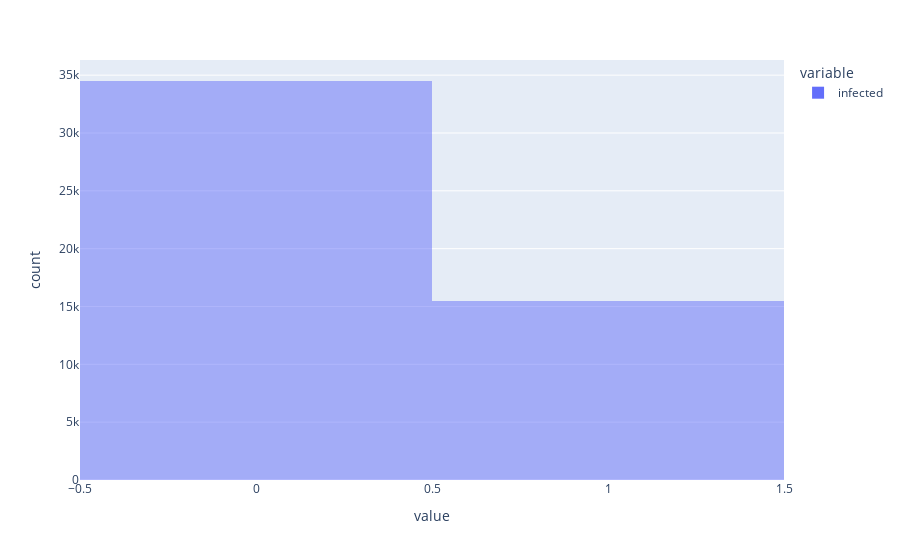

The notebook cell saved with this chart:
### Markdown cell above
##   EXPLANATORY DATA ANALYSIS:
##   UNIVARIATE ANALYSIS - DISTRIBUTION OF TARGET VARIABLE

### Code cell
fig = px.histogram(df['infected'],barmode='overlay',nbins=2)
fig.show()

### Figure 1 — Plotly figure (JSON) as saved in the notebook; plotly's stock layout.template omitted (floating-point values rounded to 4 significant figures; data arrays with more than 128 entries replaced by an {"elided": "..."} marker saying what was removed)
{"data": [{"alignmentgroup": "True", "bingroup": "x", "hovertemplate": "variable=infected<br>value=%{x}<br>count=%{y}<extra></extra>", "legendgroup": "infected", "marker": {"color": "#636efa", "opacity": 0.5, "pattern": {"shape": ""}}, "name": "infected", "nbinsx": 2, "offsetgroup": "infected", "orientation": "v", "showlegend": true, "type": "histogram", "x": {"elided": "50000 int values"}, "xaxis": "x", "yaxis": "y"}], "layout": {"autosize": true, "barmode": "overlay", "legend": {"title": {"text": "variable"}, "tracegroupgap": 0}, "margin": {"t": 60}, "xaxis": {"anchor": "y", "autorange": true, "domain": [0, 1], "range": [-0.5, 1.5], "title": {"text": "value"}, "type": "linear"}, "yaxis": {"anchor": "x", "autorange": true, "domain": [0, 1], "range": [0, 36310.0], "title": {"text": "count"}}}}
